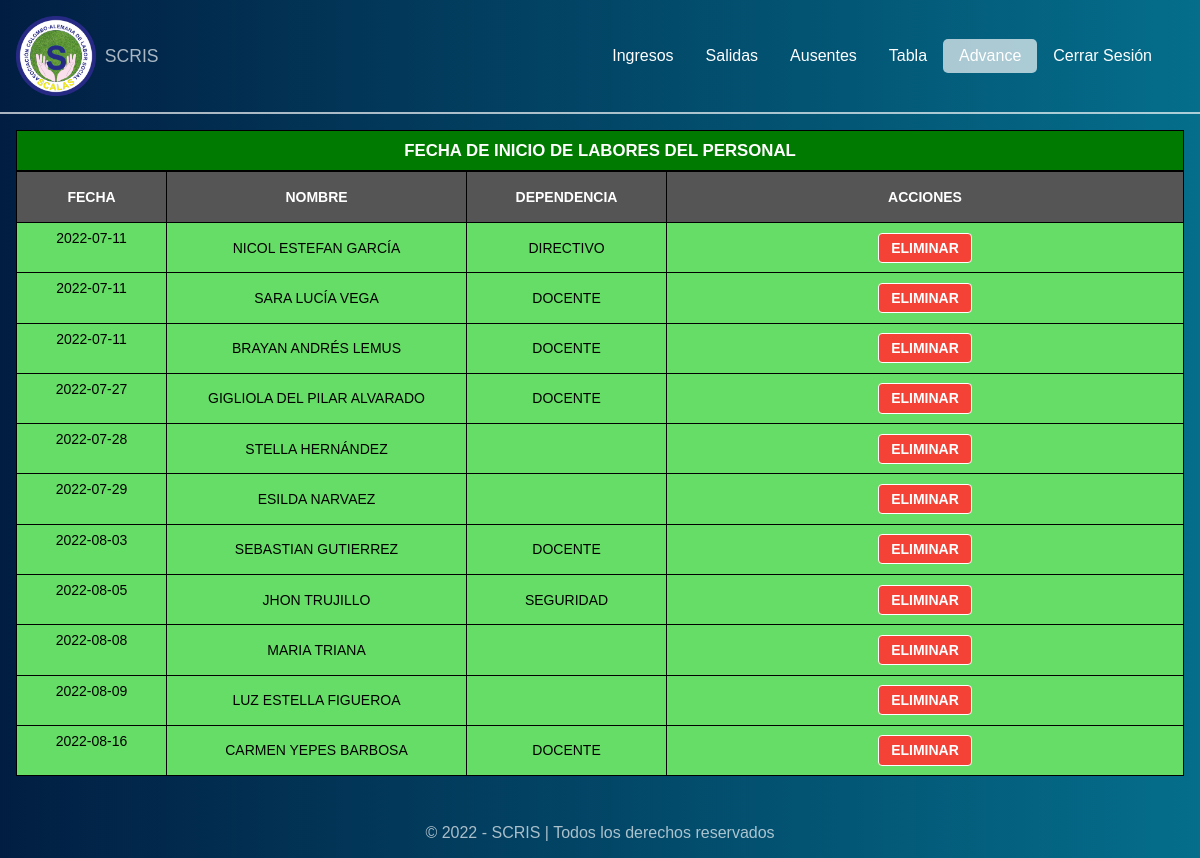
The app's page /inicio_labores.php (signed in), older data.
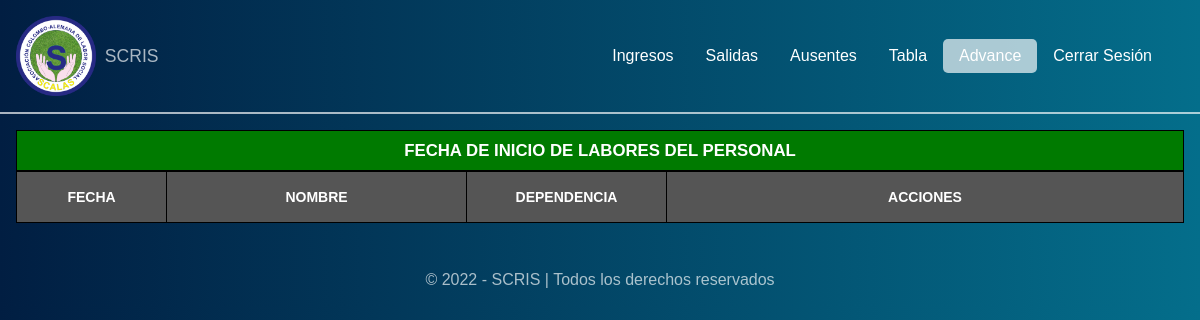
The same page, newer data.
### tables this page shows
CREATE TABLE "inicio_de_labores" (
  "id" integer NOT NULL PRIMARY KEY AUTOINCREMENT,
  "nombre" text NOT NULL,
  "fecha" text NOT NULL
);

### inicio_labores.php (the view, shortened to what this page needs)
<!DOCTYPE html>
<html lang="es">
<head>
    <link rel="stylesheet" href="css/normalize.css">
    <link rel="stylesheet" href="css/inicio.css">
</head>
<body>
    <header class="header">
        <div class="logo">
            <img src="img/logo.png" alt="">
            <h1>
                SCRIS
            </h1>
        </div>
        <nav class="nav">
            <a href="inicio.php" class="link__nav">Ingresos</a>
            <a href="salidas.php" class="link__nav">Salidas</a>
            <a href="ausentes.php" class="link__nav">Ausentes</a>
            <a href="tabla.php" class="link__nav">Tabla</a>
            <a href="avanzado.php" class="link__nav link__nav--active">Advance</a>
            <a href="cerrar.php" class="link__nav">Cerrar Sesión</a>
        </nav>
    </header>
    <section class="section">
        <div class="flex">
            <table class="tabla">
                <caption class="caption">
                    <h2 class="table-title">fecha de inicio de labores del personal</h2>
                </caption>
                <thead>
                    <tr>
                        <th class="fec">fecha</th>
                        <th class="nom">nombre</th>
                        <th class="dep">dependencia</th>
                        <th class="act">acciones</th>
                    </tr>
                </thead>
                <tbody>
                    <?php
                    $ruta = 'db/scris.db';
                    $conexion = conectar($ruta);
                    $sql = "SELECT * FROM inicio_de_labores ORDER BY fecha ASC";
                    $resultado = $conexion->query($sql);
                    while ($fila = $resultado->fetch()) {
                        $id = $fila['id'];
                        $fecha = $fila['fecha'];
                        $nombre = $fila['nombre'];
                        $sql2 = "SELECT dependencia FROM funcionarios WHERE nombre = '$nombre'";
                        $resultado2 = $conexion->query($sql2);
                        $dependencia = $resultado2->fetch();
                        $dependencia = $dependencia['dependencia'];
                        echo '
                     <tr>
                        <td><textarea class="fecha" data-class="' . $id . '">' . $fecha . '</textarea></td>
                        <td>' . $nombre . '</td>
                        <td>' . $dependencia . '</td>
                        <td><button class="btn-dlt" data-class="' . $id . '">Eliminar</button></td>
                     </tr>
                    ';
                    }
                    ?>
                </tbody>
            </table>
        </div>
    </section>
    <footer class="footer">
        <p>&copy; 2022 - SCRIS | Todos los derechos reservados</p>
    </footer>
</body>
</html>

Row changes from the older to the newer data that the page shows:
removed inicio_de_labores: id+fecha "2022-07-11", nombre "NICOL ESTEFAN GARCÍA", dependencia "DIRECTIVO"
removed inicio_de_labores: id+fecha "2022-07-11", nombre "SARA LUCÍA VEGA", dependencia "DOCENTE"
removed inicio_de_labores: id+fecha "2022-07-11", nombre "BRAYAN ANDRÉS LEMUS", dependencia "DOCENTE"
removed inicio_de_labores: id+fecha "2022-07-27", nombre "GIGLIOLA DEL PILAR ALVARADO", dependencia "DOCENTE"
removed inicio_de_labores: id+fecha "2022-07-28", nombre "STELLA HERNÁNDEZ"
removed inicio_de_labores: id+fecha "2022-07-29", nombre "ESILDA NARVAEZ"
removed inicio_de_labores: id+fecha "2022-08-03", nombre "SEBASTIAN GUTIERREZ", dependencia "DOCENTE"
removed inicio_de_labores: id+fecha "2022-08-05", nombre "JHON TRUJILLO", dependencia "SEGURIDAD"
removed inicio_de_labores: id+fecha "2022-08-08", nombre "MARIA TRIANA"
removed inicio_de_labores: id+fecha "2022-08-09", nombre "LUZ ESTELLA FIGUEROA"
removed inicio_de_labores: id+fecha "2022-08-16", nombre "CARMEN YEPES BARBOSA", dependencia "DOCENTE"
